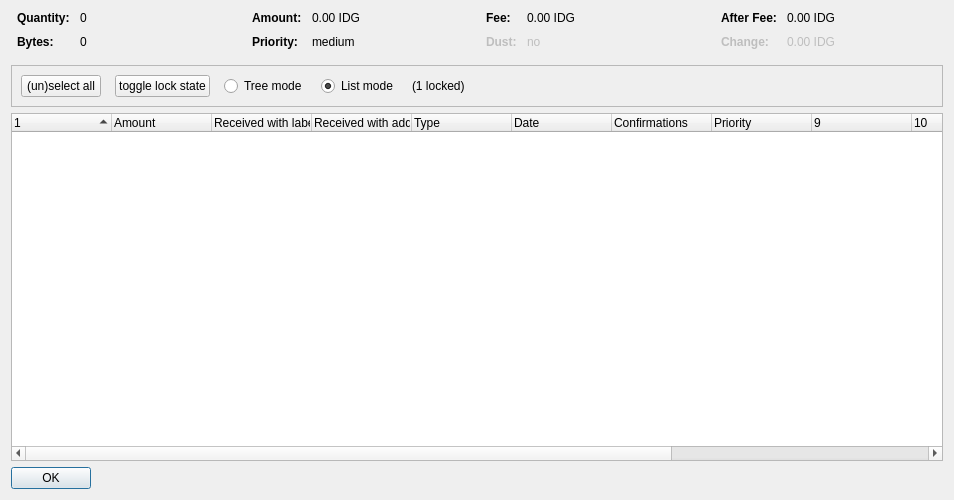
<?xml version="1.0" encoding="UTF-8"?>
<ui version="4.0">
 <class>CoinControlDialog</class>
 <widget class="QDialog" name="CoinControlDialog">
  <property name="geometry">
   <rect>
    <x>0</x>
    <y>0</y>
    <width>954</width>
    <height>500</height>
   </rect>
  </property>
  <property name="windowTitle">
   <string>Coin Selection</string>
  </property>
  <layout class="QVBoxLayout" name="verticalLayout">
   <item>
    <layout class="QHBoxLayout" name="horizontalLayoutTop" stretch="0,0,0,0">
     <property name="topMargin">
      <number>0</number>
     </property>
     <property name="bottomMargin">
      <number>10</number>
     </property>
     <item>
      <layout class="QFormLayout" name="formLayoutCoinControl1">
       <property name="horizontalSpacing">
        <number>10</number>
       </property>
       <property name="verticalSpacing">
        <number>10</number>
       </property>
       <property name="leftMargin">
        <number>6</number>
       </property>
       <property name="rightMargin">
        <number>6</number>
       </property>
       <item row="0" column="0">
        <widget class="QLabel" name="labelCoinControlQuantityText">
         <property name="font">
          <font>
           <weight>75</weight>
           <bold>true</bold>
          </font>
         </property>
         <property name="text">
          <string>Quantity:</string>
         </property>
        </widget>
       </item>
       <item row="0" column="1">
        <widget class="QLabel" name="labelCoinControlQuantity">
         <property name="cursor">
          <cursorShape>IBeamCursor</cursorShape>
         </property>
         <property name="contextMenuPolicy">
          <enum>Qt::ActionsContextMenu</enum>
         </property>
         <property name="text">
          <string notr="true">0</string>
         </property>
         <property name="textInteractionFlags">
          <set>Qt::LinksAccessibleByMouse|Qt::TextSelectableByKeyboard|Qt::TextSelectableByMouse</set>
         </property>
        </widget>
       </item>
       <item row="1" column="0">
        <widget class="QLabel" name="labelCoinControlBytesText">
         <property name="font">
          <font>
           <weight>75</weight>
           <bold>true</bold>
          </font>
         </property>
         <property name="text">
          <string>Bytes:</string>
         </property>
        </widget>
       </item>
       <item row="1" column="1">
        <widget class="QLabel" name="labelCoinControlBytes">
         <property name="cursor">
          <cursorShape>IBeamCursor</cursorShape>
         </property>
         <property name="contextMenuPolicy">
          <enum>Qt::ActionsContextMenu</enum>
         </property>
         <property name="text">
          <string notr="true">0</string>
         </property>
         <property name="textInteractionFlags">
          <set>Qt::LinksAccessibleByMouse|Qt::TextSelectableByKeyboard|Qt::TextSelectableByMouse</set>
         </property>
        </widget>
       </item>
      </layout>
     </item>
     <item>
      <layout class="QFormLayout" name="formLayoutCoinControl2">
       <property name="horizontalSpacing">
        <number>10</number>
       </property>
       <property name="verticalSpacing">
        <number>10</number>
       </property>
       <property name="leftMargin">
        <number>6</number>
       </property>
       <property name="rightMargin">
        <number>6</number>
       </property>
       <item row="0" column="0">
        <widget class="QLabel" name="labelCoinControlAmountText">
         <property name="font">
          <font>
           <weight>75</weight>
           <bold>true</bold>
          </font>
         </property>
         <property name="text">
          <string>Amount:</string>
         </property>
        </widget>
       </item>
       <item row="0" column="1">
        <widget class="QLabel" name="labelCoinControlAmount">
         <property name="cursor">
          <cursorShape>IBeamCursor</cursorShape>
         </property>
         <property name="contextMenuPolicy">
          <enum>Qt::ActionsContextMenu</enum>
         </property>
         <property name="text">
          <string notr="true">0.00 IDG</string>
         </property>
         <property name="textInteractionFlags">
          <set>Qt::LinksAccessibleByMouse|Qt::TextSelectableByKeyboard|Qt::TextSelectableByMouse</set>
         </property>
        </widget>
       </item>
       <item row="1" column="0">
        <widget class="QLabel" name="labelCoinControlPriorityText">
         <property name="font">
          <font>
           <weight>75</weight>
           <bold>true</bold>
          </font>
         </property>
         <property name="text">
          <string>Priority:</string>
         </property>
        </widget>
       </item>
       <item row="1" column="1">
        <widget class="QLabel" name="labelCoinControlPriority">
         <property name="cursor">
          <cursorShape>IBeamCursor</cursorShape>
         </property>
         <property name="contextMenuPolicy">
          <enum>Qt::ActionsContextMenu</enum>
         </property>
         <property name="text">
          <string>medium</string>
         </property>
         <property name="textInteractionFlags">
          <set>Qt::LinksAccessibleByMouse|Qt::TextSelectableByKeyboard|Qt::TextSelectableByMouse</set>
         </property>
        </widget>
       </item>
      </layout>
     </item>
     <item>
      <layout class="QFormLayout" name="formLayoutCoinControl3">
       <property name="horizontalSpacing">
        <number>10</number>
       </property>
       <property name="verticalSpacing">
        <number>10</number>
       </property>
       <property name="leftMargin">
        <number>6</number>
       </property>
       <property name="rightMargin">
        <number>6</number>
       </property>
       <item row="0" column="0">
        <widget class="QLabel" name="labelCoinControlFeeText">
         <property name="font">
          <font>
           <weight>75</weight>
           <bold>true</bold>
          </font>
         </property>
         <property name="text">
          <string>Fee:</string>
         </property>
        </widget>
       </item>
       <item row="0" column="1">
        <widget class="QLabel" name="labelCoinControlFee">
         <property name="cursor">
          <cursorShape>IBeamCursor</cursorShape>
         </property>
         <property name="contextMenuPolicy">
          <enum>Qt::ActionsContextMenu</enum>
         </property>
         <property name="text">
          <string notr="true">0.00 IDG</string>
         </property>
         <property name="textInteractionFlags">
          <set>Qt::LinksAccessibleByMouse|Qt::TextSelectableByKeyboard|Qt::TextSelectableByMouse</set>
         </property>
        </widget>
       </item>
       <item row="1" column="0">
        <widget class="QLabel" name="labelCoinControlLowOutputText">
         <property name="enabled">
          <bool>false</bool>
         </property>
         <property name="font">
          <font>
           <weight>75</weight>
           <bold>true</bold>
          </font>
         </property>
         <property name="text">
          <string>Dust:</string>
         </property>
        </widget>
       </item>
       <item row="1" column="1">
        <widget class="QLabel" name="labelCoinControlLowOutput">
         <property name="enabled">
          <bool>false</bool>
         </property>
         <property name="cursor">
          <cursorShape>IBeamCursor</cursorShape>
         </property>
         <property name="contextMenuPolicy">
          <enum>Qt::ActionsContextMenu</enum>
         </property>
         <property name="text">
          <string>no</string>
         </property>
         <property name="textInteractionFlags">
          <set>Qt::LinksAccessibleByMouse|Qt::TextSelectableByKeyboard|Qt::TextSelectableByMouse</set>
         </property>
        </widget>
       </item>
      </layout>
     </item>
     <item>
      <layout class="QFormLayout" name="formLayoutCoinControl4">
       <property name="horizontalSpacing">
        <number>10</number>
       </property>
       <property name="verticalSpacing">
        <number>10</number>
       </property>
       <property name="leftMargin">
        <number>6</number>
       </property>
       <property name="rightMargin">
        <number>6</number>
       </property>
       <item row="0" column="0">
        <widget class="QLabel" name="labelCoinControlAfterFeeText">
         <property name="font">
          <font>
           <weight>75</weight>
           <bold>true</bold>
          </font>
         </property>
         <property name="text">
          <string>After Fee:</string>
         </property>
        </widget>
       </item>
       <item row="0" column="1">
        <widget class="QLabel" name="labelCoinControlAfterFee">
         <property name="cursor">
          <cursorShape>IBeamCursor</cursorShape>
         </property>
         <property name="contextMenuPolicy">
          <enum>Qt::ActionsContextMenu</enum>
         </property>
         <property name="text">
          <string notr="true">0.00 IDG</string>
         </property>
         <property name="textInteractionFlags">
          <set>Qt::LinksAccessibleByMouse|Qt::TextSelectableByKeyboard|Qt::TextSelectableByMouse</set>
         </property>
        </widget>
       </item>
       <item row="1" column="0">
        <widget class="QLabel" name="labelCoinControlChangeText">
         <property name="enabled">
          <bool>false</bool>
         </property>
         <property name="font">
          <font>
           <weight>75</weight>
           <bold>true</bold>
          </font>
         </property>
         <property name="text">
          <string>Change:</string>
         </property>
        </widget>
       </item>
       <item row="1" column="1">
        <widget class="QLabel" name="labelCoinControlChange">
         <property name="enabled">
          <bool>false</bool>
         </property>
         <property name="cursor">
          <cursorShape>IBeamCursor</cursorShape>
         </property>
         <property name="contextMenuPolicy">
          <enum>Qt::ActionsContextMenu</enum>
         </property>
         <property name="text">
          <string notr="true">0.00 IDG</string>
         </property>
         <property name="textInteractionFlags">
          <set>Qt::LinksAccessibleByMouse|Qt::TextSelectableByKeyboard|Qt::TextSelectableByMouse</set>
         </property>
        </widget>
       </item>
      </layout>
     </item>
    </layout>
   </item>
   <item>
    <widget class="QFrame" name="frame">
     <property name="minimumSize">
      <size>
       <width>0</width>
       <height>40</height>
      </size>
     </property>
     <property name="frameShape">
      <enum>QFrame::StyledPanel</enum>
     </property>
     <property name="frameShadow">
      <enum>QFrame::Sunken</enum>
     </property>
     <layout class="QHBoxLayout" name="horizontalLayout">
      <item>
       <layout class="QHBoxLayout" name="horizontalLayoutPanel" stretch="0,0,0,0,0,0">
        <property name="spacing">
         <number>14</number>
        </property>
        <item>
         <widget class="QPushButton" name="pushButtonSelectAll">
          <property name="sizePolicy">
           <sizepolicy hsizetype="Maximum" vsizetype="Fixed">
            <horstretch>0</horstretch>
            <verstretch>0</verstretch>
           </sizepolicy>
          </property>
          <property name="text">
           <string>(un)select all</string>
          </property>
          <property name="autoDefault">
           <bool>false</bool>
          </property>
         </widget>
        </item>
        <item>
         <widget class="QPushButton" name="pushButtonToggleLock">
          <property name="sizePolicy">
           <sizepolicy hsizetype="Maximum" vsizetype="Fixed">
            <horstretch>0</horstretch>
            <verstretch>0</verstretch>
           </sizepolicy>
          </property>
          <property name="text">
           <string>toggle lock state</string>
          </property>
          <property name="autoDefault">
           <bool>false</bool>
          </property>
         </widget>
        </item>
        <item>
         <widget class="QRadioButton" name="radioTreeMode">
          <property name="sizePolicy">
           <sizepolicy hsizetype="Maximum" vsizetype="Fixed">
            <horstretch>0</horstretch>
            <verstretch>0</verstretch>
           </sizepolicy>
          </property>
          <property name="text">
           <string>Tree mode</string>
          </property>
         </widget>
        </item>
        <item>
         <widget class="QRadioButton" name="radioListMode">
          <property name="sizePolicy">
           <sizepolicy hsizetype="Maximum" vsizetype="Fixed">
            <horstretch>0</horstretch>
            <verstretch>0</verstretch>
           </sizepolicy>
          </property>
          <property name="text">
           <string>List mode</string>
          </property>
          <property name="checked">
           <bool>true</bool>
          </property>
         </widget>
        </item>
        <item>
         <widget class="QLabel" name="labelLocked">
          <property name="text">
           <string>(1 locked)</string>
          </property>
         </widget>
        </item>
        <item>
         <spacer name="horizontalSpacer">
          <property name="orientation">
           <enum>Qt::Horizontal</enum>
          </property>
          <property name="sizeHint" stdset="0">
           <size>
            <width>40</width>
            <height>20</height>
           </size>
          </property>
         </spacer>
        </item>
       </layout>
      </item>
     </layout>
    </widget>
   </item>
   <item>
    <widget class="CoinControlTreeWidget" name="treeWidget">
     <property name="contextMenuPolicy">
      <enum>Qt::CustomContextMenu</enum>
     </property>
     <property name="sortingEnabled">
      <bool>false</bool>
     </property>
     <property name="columnCount">
      <number>13</number>
     </property>
     <attribute name="headerShowSortIndicator" stdset="0">
      <bool>true</bool>
     </attribute>
     <attribute name="headerStretchLastSection">
      <bool>false</bool>
     </attribute>
     <column>
      <property name="text">
       <string/>
      </property>
     </column>
     <column>
      <property name="text">
       <string>Amount</string>
      </property>
     </column>
     <column>
      <property name="text">
       <string>Received with label</string>
      </property>
     </column>
     <column>
      <property name="text">
       <string>Received with address</string>
      </property>
     </column>
     <column>
      <property name="text">
	<string>Type</string>
      </property>
     </column>
     <column>
      <property name="text">	 
       <string>Date</string>
      </property>
     </column>
     <column>
      <property name="text">
       <string>Confirmations</string>
      </property>
      <property name="toolTip">
       <string>Confirmed</string>
      </property>
     </column>
     <column>
      <property name="text">
       <string>Priority</string>
      </property>
     </column>
     <column>
      <property name="text">
       <string/>
      </property>
     </column>
     <column>
      <property name="text">
       <string/>
      </property>
     </column>
     <column>
      <property name="text">
       <string/>
      </property>
     </column>
     <column>
      <property name="text">
       <string/>
      </property>
     </column>
     <column>
      <property name="text">
       <string/>
      </property>
     </column>
    </widget>
   </item>
   <item>
    <widget class="QDialogButtonBox" name="buttonBox">
     <property name="sizePolicy">
      <sizepolicy hsizetype="Maximum" vsizetype="Fixed">
       <horstretch>0</horstretch>
       <verstretch>0</verstretch>
      </sizepolicy>
     </property>
     <property name="orientation">
      <enum>Qt::Horizontal</enum>
     </property>
     <property name="standardButtons">
      <set>QDialogButtonBox::Ok</set>
     </property>
    </widget>
   </item>
  </layout>
 </widget>
 <customwidgets>
  <customwidget>
   <class>CoinControlTreeWidget</class>
   <extends>QTreeWidget</extends>
   <header>coincontroltreewidget.h</header>
  </customwidget>
 </customwidgets>
 <resources/>
 <connections/>
</ui>
